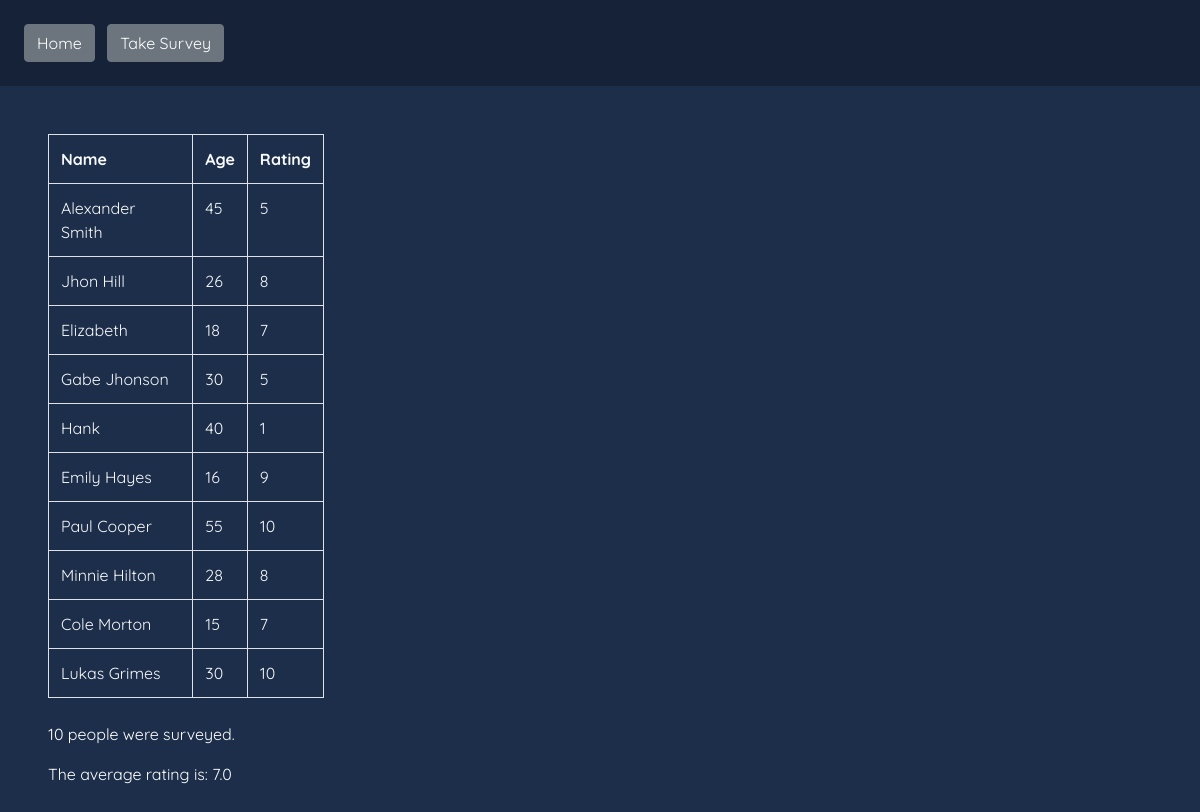
The page / on the database its author committed.
### tables this page shows
CREATE TABLE "User" (
	"id"	INTEGER,
	"Name"	TEXT,
	"Age"	INTEGER,
	"Rating"	INTEGER,
	PRIMARY KEY("id" AUTOINCREMENT)
);

### app.py (the view)
@app.route('/')
def index():
    conn = get_db_connection()
    rows = conn.execute('SELECT * FROM User').fetchall()
    average_rating = conn.execute('SELECT AVG(Rating) FROM User').fetchone()[0]
    num_of_ratings = conn.execute('SELECT COUNT(Rating) FROM User').fetchone()[0]
    conn.close()
    return render_template('index.html', rows = rows, average_rating = average_rating, num_of_ratings = num_of_ratings)

### app.py (called while the page is built)
def get_db_connection():
    conn = sqlite3.connect('database.db')
    conn.row_factory = sqlite3.Row
    return conn

### templates/Index.html
{% extends 'base.html' %}
{% block content %}
<div class="table-responsive w-25 mb-2">
    <table class="table table-bordered text-light">
        <tr>
            <th>Name</th>
            <th>Age</th>
            <th>Rating</th>
        </tr>
        {% for row in rows %}
        <tr>
            <td>{{ row['Name'] }}</td>
            <td>{{ row['Age'] }}</td>
            <td>{{ row['Rating'] }}</td>
        </tr>
        {% endfor %}
    </table>
</div>
<p>{{num_of_ratings}} people were surveyed.</p>
<p>The average rating is: {{average_rating}}</p>
{% endblock %}

### templates/base.html (shortened to what this page needs)
<!DOCTYPE html>
<html lang="en">
<head>
    <link rel="stylesheet" href="https://stackpath.bootstrapcdn.com/bootstrap/4.3.1/css/bootstrap.min.css">
    <link rel="stylesheet" type="text/css" href="{{ url_for('static',filename='styles/styles.css') }}">
</head>
<body>
    <div class="p-4 header">
        <a class="btn btn-secondary mr-2" href="/">Home</a>
        <a class="btn btn-secondary" href="/create">Take Survey</a>
    </div>
    <div class="content m-5">
        {% block content %} {% endblock %}
    </div>
</body>
</html>

### static/styles/styles.css (style rules this page uses)
.header { background-color: #152238; }
body { color: white; font-family: 'Quicksand'; background-color: #1c2e4a; }

### rows shown on the page
User: Name "Alexander Smith", Age "45", Rating "5"
User: Name "Jhon Hill", Age "26", Rating "8"
User: Name "Elizabeth", Age "18", Rating "7"
User: Name "Gabe Jhonson", Age "30", Rating "5"
User: Name "Hank", Age "40", Rating "1"
User: Name "Emily Hayes", Age "16", Rating "9"
User: Name "Paul Cooper", Age "55", Rating "10"
User: Name "Minnie Hilton", Age "28", Rating "8"
User: Name "Cole Morton", Age "15", Rating "7"
User: Name "Lukas Grimes", Age "30", Rating "10"

### other values the page prints
{{ num_of_ratings }} "10"
{{ average_rating }} "7.0"
